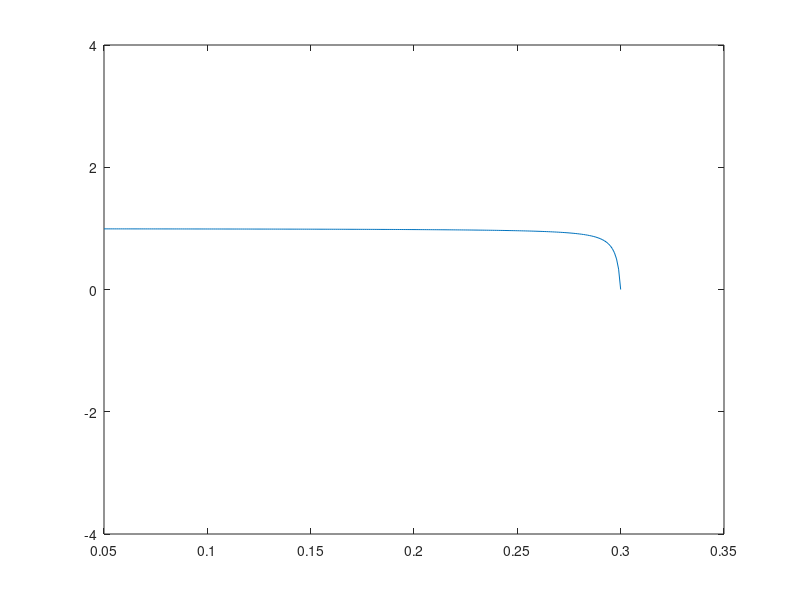

Write the MATLAB code that produced this figure.
clear all; close all


m_NC = 0.05:0.001:0.3;
m_NCabs = 0.3;
m_NCmin = 0.1;
Minval = 1e-7;

TERM = ((m_NCabs-m_NC)/(m_NCabs-m_NCmin+Minval))...
    ./((m_NCabs-m_NC)/(m_NCabs-m_NCmin+Minval)+0.01);

figure;
plot(m_NC,TERM);

ylim([-4 4]);